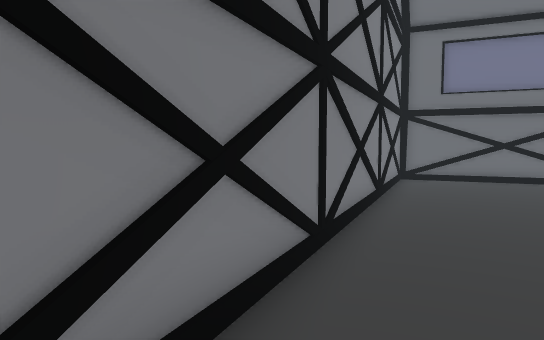
view 1 (above)

15 first-person views from a walk through a 3-D level made in the Unity game engine. The camera is 1.5 m above the floor, tilts 4° down and sees 70° across. The floor is counted in squares, 1 m on a side. Each view is taken from the middle of a square. On the plan, view 1 faces up. The plan holds only what a view shows up to about 17 squares ahead; the rest is blank. The place goes on beyond the plan. Some surface patterns are stand-ins.

view 2
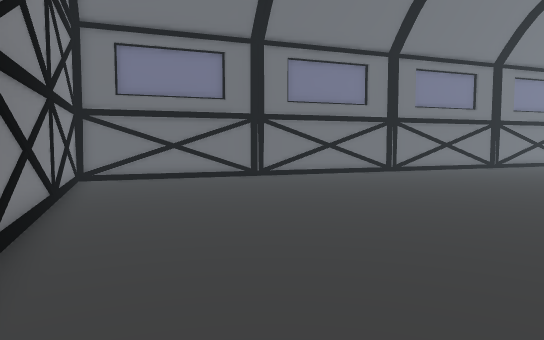

view 3
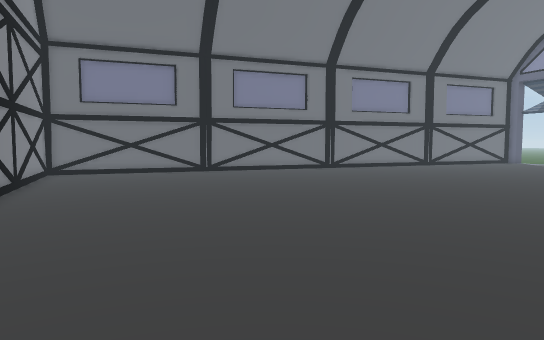

view 4
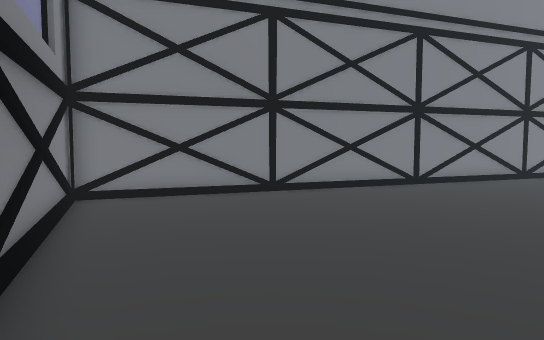

view 5
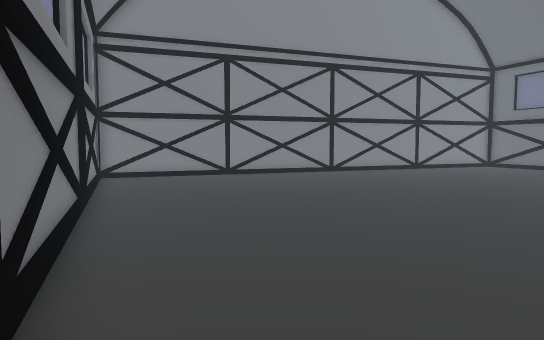

view 6
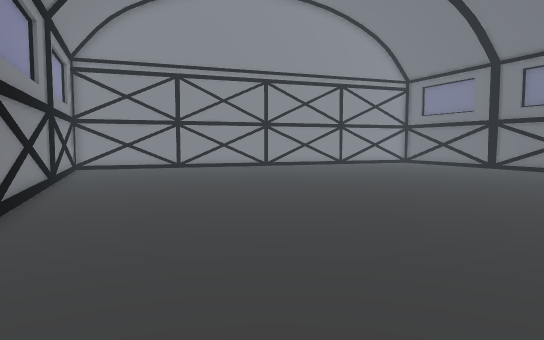

view 7
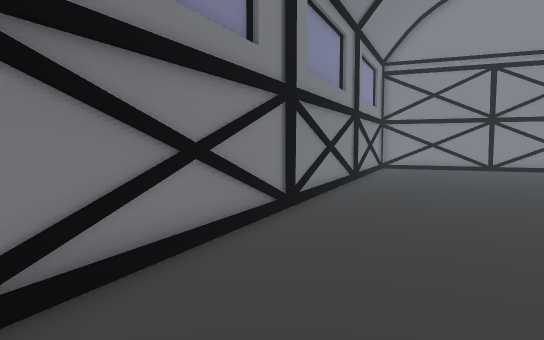

view 8
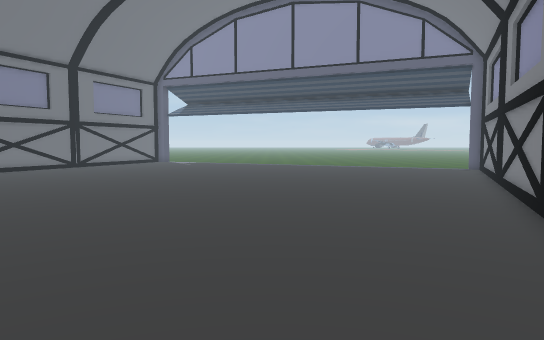

view 9
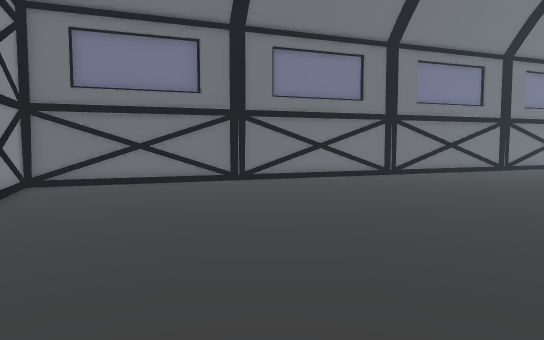

view 10
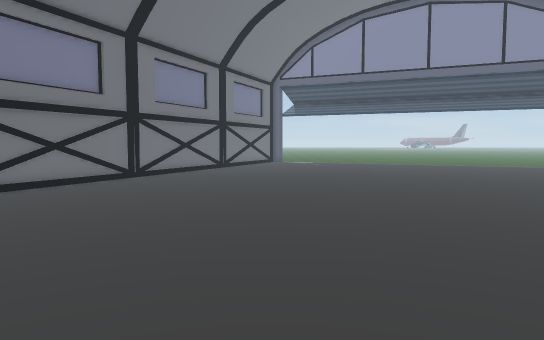

view 11
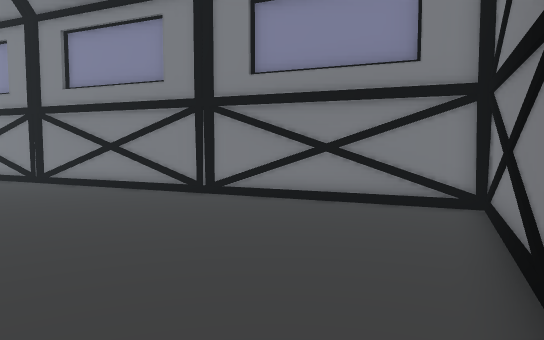

view 12
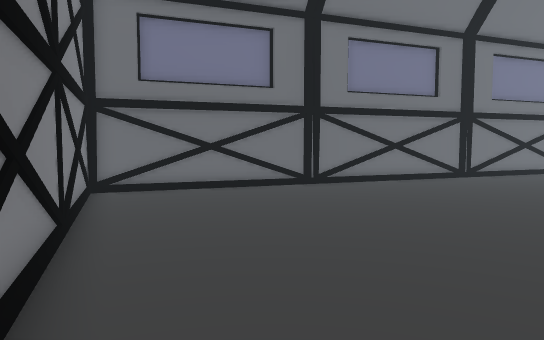

view 13
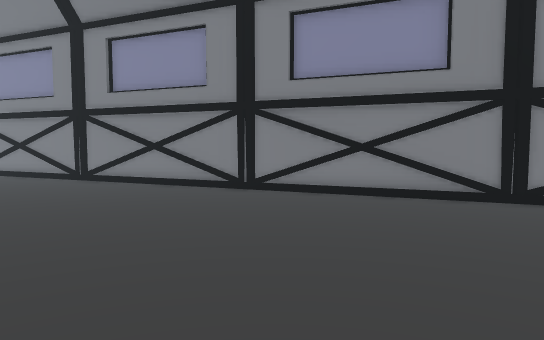

view 14
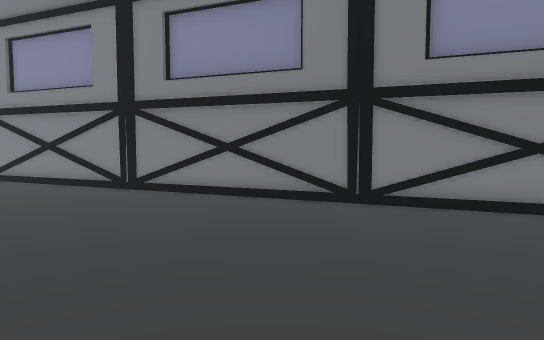

view 15
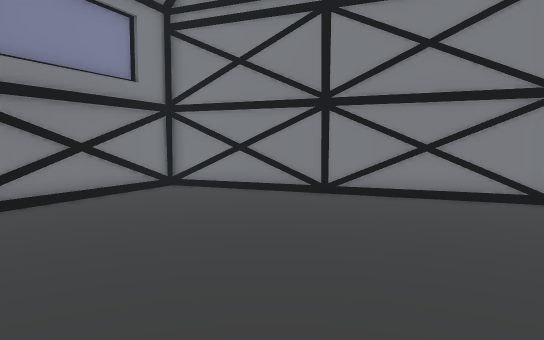

### Floor plan
Points are (right, up) in squares from view 1. A wall is a line through its corners. A room is listed if a view was taken in it or the views show most of it. See-through windows are left out.
Room 1 (views 1, 2, 3, 4, 5, 6, 7, 8, 9, 10, 11, 12, 13, 14, 15)
walls: (9.5, -10.7) (9.9, -10.4); (19.3, 9.9) (5.3, 16.1) (-3.8, -4.6) (19.6, -14.9); (16.3, -13.6) (16.7, -13.3)

Positions as (right, up) in squares from view 1, and headings:
1: (0, 0), facing up
2: (0, 0), facing up-right
3: (0, -4), facing up-right
4: (7, -8), facing up-left
5: (13, -11), facing up-left
6: (19, -12), facing up-left
7: (19, -11), facing left
8: (2, -5), facing right
9: (2, 1), facing up-right
10: (2, 4), facing right
11: (1, 4), facing down
12: (1, 4), facing up-right
13: (9, 2), facing down
14: (12, -1), facing down
15: (10, -1), facing left
